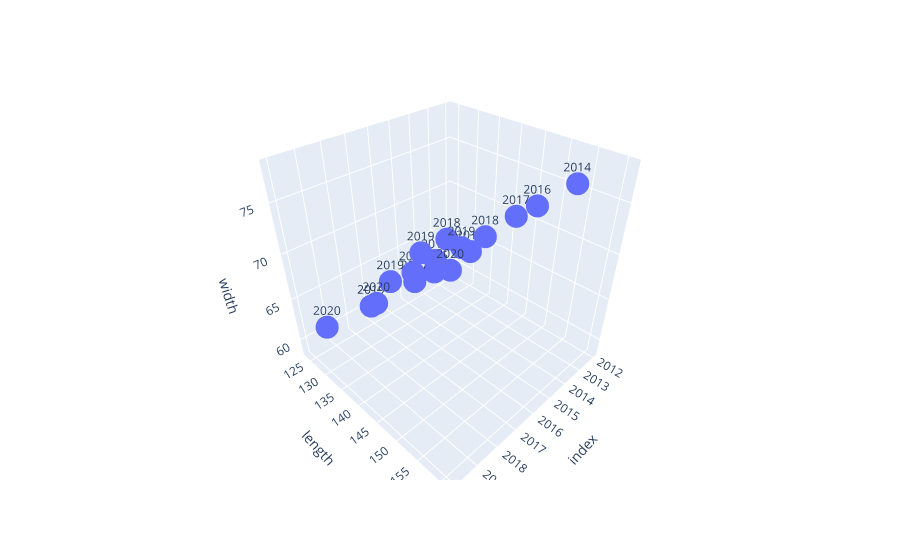

Write notebook code for a chart like this one.
### Code cell
import matplotlib.pyplot as plt
import plotly.express as px
fig = plt.figure(figsize=(14, 8))

fig = px.scatter_3d(df, x=df.index, y=df.length, z=df.width, text=df.index)
fig.show()

### Figure 1 — Plotly figure (JSON) as saved in the notebook; plotly's stock layout.template omitted (floating-point values rounded to 4 significant figures)
{"data": [{"hovertemplate": "index=%{text}<br>length=%{y}<br>width=%{z}<extra></extra>", "legendgroup": "", "marker": {"color": "#636efa", "symbol": "circle"}, "mode": "markers+text", "name": "", "scene": "scene", "showlegend": false, "text": [2020, 2020, 2020, 2020, 2019, 2019, 2019, 2019, 2018, 2018, 2018, 2017, 2017, 2017, 2016, 2016, 2014, 2014, 2012], "type": "scatter3d", "x": [2020, 2020, 2020, 2020, 2019, 2019, 2019, 2019, 2018, 2018, 2018, 2017, 2017, 2017, 2016, 2016, 2014, 2014, 2012], "y": ["160.8", "146.7", "146.7", "131.5", " 138.4", " 158", "144", " 150.9", "157.5", "143.6", "150.9", "143.6", "158.4", "138.4", "158.2", "138.3", "158.2", "138.3", "123.8"], "z": ["78.1", "71.5", "71.5", "64.2", "67.3", "77.8", "71.4", "75.7", "77.4", "70.9", "75.7", "70.9", "78.1", "67.3", "77.9", "67.1", "77.9", "67.1", "58.6"]}], "layout": {"legend": {"tracegroupgap": 0}, "margin": {"t": 60}, "scene": {"domain": {"x": [0, 1], "y": [0, 1]}, "xaxis": {"title": {"text": "index"}}, "yaxis": {"title": {"text": "length"}}, "zaxis": {"title": {"text": "width"}}}}}
